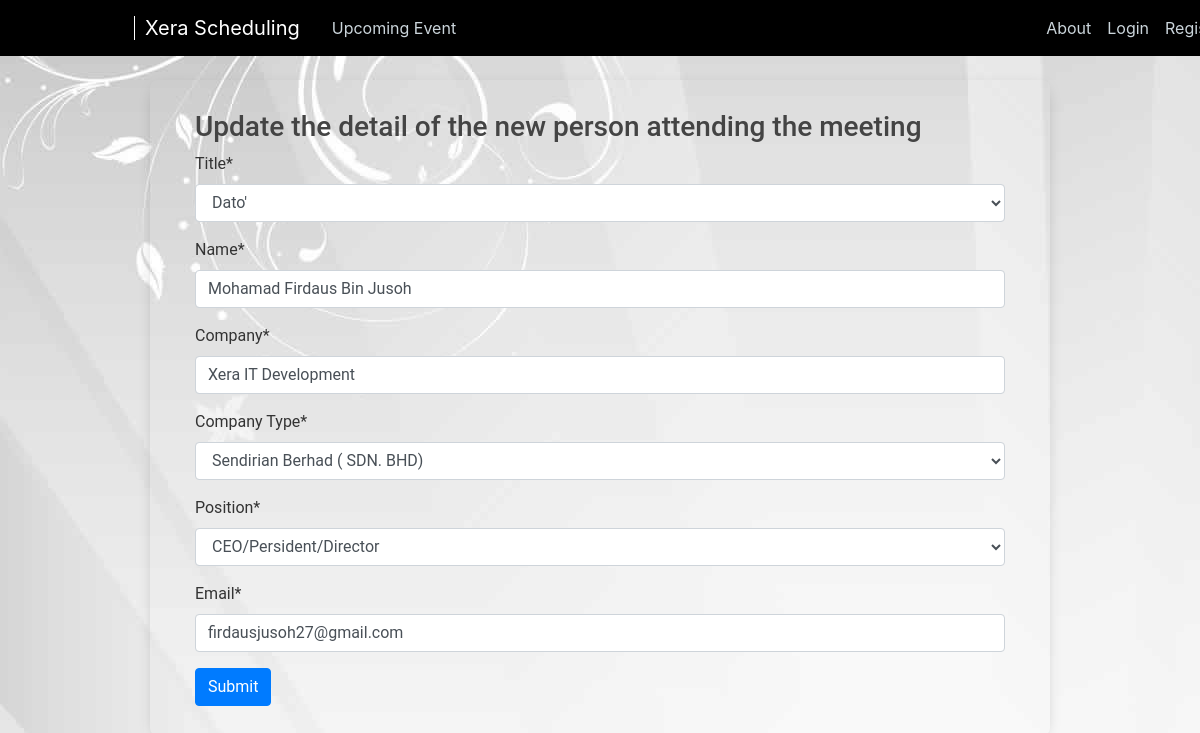
Before: /ezz/vipupdate/11 with the older database file.
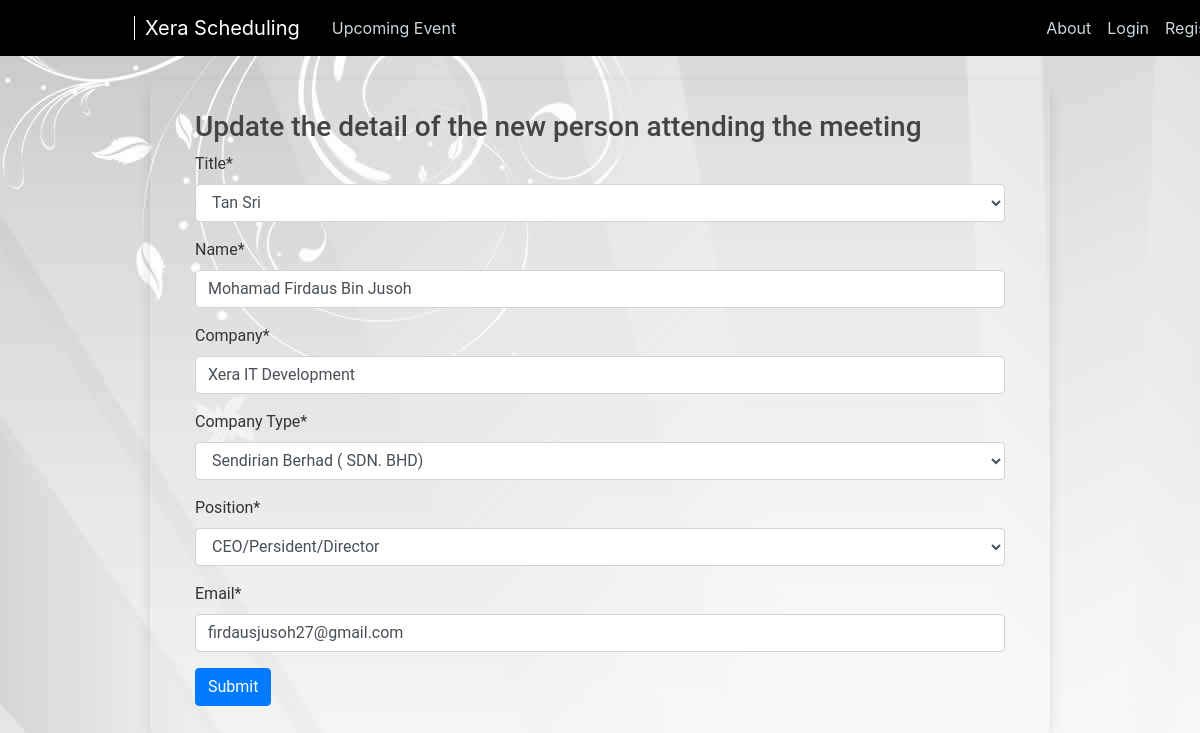
After: the same page with the newer database file.
### premiers/models.py (models this page shows, shortened)
class Vip(models.Model):
    user = models.OneToOneField(User, null=True, on_delete=models.CASCADE, default='')
    title = models.ForeignKey(Title, on_delete=models.CASCADE, null=True, default='')
    name = models.CharField(max_length=200, null=True)
    company = models.CharField(max_length=200, null=True)
    company_Type = models.ForeignKey(CompanyType, on_delete=models.CASCADE, null=True, default='')
    position = models.ForeignKey(Position, on_delete=models.CASCADE, null=True, default='')
    email = models.EmailField()

### premiers/views.py (the view)
# urls.py: path('vipupdate/<str:pk>', views.updateVip, name='premiers-vip'),
def updateVip(request, pk):
    vip = Vip.objects.get(id=pk)
    form = VipForm(instance=vip)
    if request.method == 'POST':
        form = VipForm(request.POST, instance=vip)
        if form.is_valid():
            form.save()
            return redirect('ezz-purpose')
    context = {
        'form': form,
    }
    return render(request, 'meetings/vipupdate.html', context)

### premiers/forms.py
class VipForm(ModelForm):
    class Meta:
        model = Vip
        fields = '__all__'
        exclude = ('user',)

### premiers/models.py (called while the page is built)
    def __str__(self):
        return self.title_item

    def __str__(self):
        return self.company_item

    def __str__(self):
        return self.position_item

### premiers/templates/meetings/vipupdate.html (shortened to what this page needs)
{% extends "premiers/base.html" %}
{% block content %}
{% load crispy_forms_tags %}
<div class="event-container">
    <div class="event">
        <div class="container" style="margin: 30px">
            <h3>Update the detail of the new person attending the meeting</h3>
            <form action="" method="post">
                {{form|crispy}}
                <input class="btn btn-primary" type="Submit">
            </form>
        </div>
    </div>
</div>
{% endblock content %}

Changed rows visible on the page:
changed Vip "Mohamad Firdaus Bin Jusoh": title "Dato'" → "Tan Sri"
